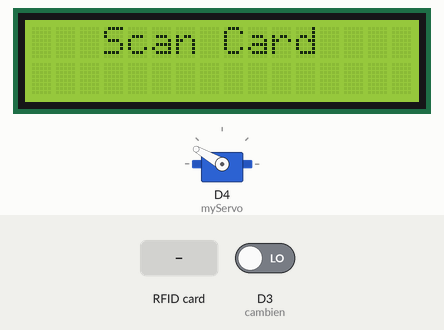
Recording of a sketch running on a simulated ESP8266 (Wemos D1 mini). Shown: servo, 16×2 character LCD. The test bench sets the inputs (shaded band); at power-on: D3 (cambien) LOW. What the sketch prints to the serial monitor is not drawn.

Above: at 3.2 s.
3.3 s: RFID card F3 A2 E9 FD held to the reader
At 4.8 s:
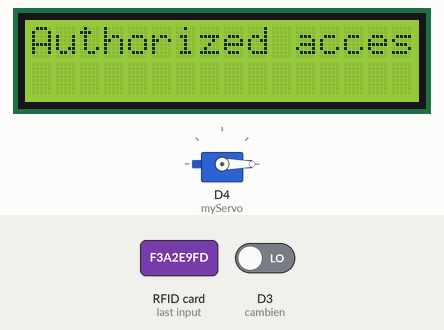
7.8 s: RFID card 5E 7A 19 C4 held to the reader
At 8.36 s:
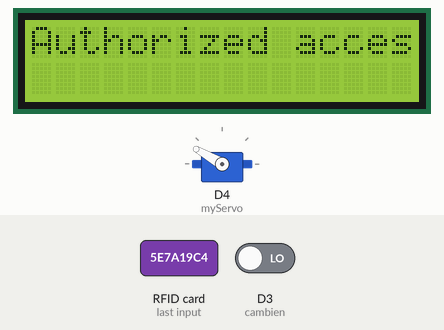
At 9.7 s:
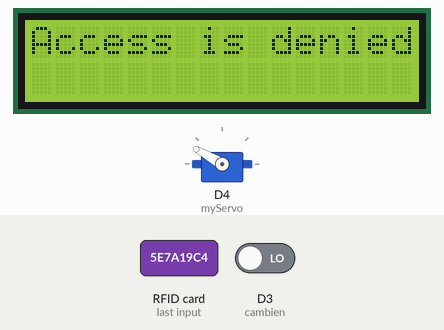
Timing chart, 0 to 11.2 s (numbered marks = the images above; inputs shaded):
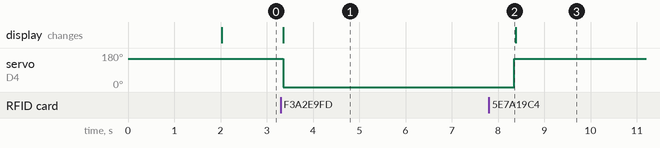

The sketch:

SmartParkingIOT.ino
```cpp
// (licence header left out)
/* Fill in information from your Blynk Template here */
/* Read more: https://bit.ly/BlynkInject */
//#define BLYNK_TEMPLATE_ID           "TMPxxxxxx"
//#define BLYNK_TEMPLATE_NAME         "Device"
#include <SPI.h>
#include <MFRC522.h>
#include <LiquidCrystal_I2C.h>
#include <Servo.h>

#define SS_PIN D8
#define RST_PIN D0


int lcdColumns = 16;
int lcdRows = 2;

LiquidCrystal_I2C lcd(0x27, lcdColumns, lcdRows);
Servo myServo;

MFRC522 rfid(SS_PIN, RST_PIN);  // Instance of the class

MFRC522::MIFARE_Key key;

// Init array that will store new NUID
byte nuidPICC[4];

int cambien = D3;
int giatri;
int giatri1;

#define BLYNK_TEMPLATE_ID "TMPL6e3BQ060I"
#define BLYNK_TEMPLATE_NAME "Park"
#define BLYNK_FIRMWARE_VERSION        "0.1.0"

#define BLYNK_PRINT Serial
//#define BLYNK_DEBUG

#define APP_DEBUG

// Uncomment your board, or configure a custom board in Settings.h
//#define USE_SPARKFUN_BLYNK_BOARD
//#define USE_NODE_MCU_BOARD
//#define USE_WITTY_CLOUD_BOARD
//#define USE_WEMOS_D1_MINI

#include "BlynkEdgent.h"
unsigned long times = millis();
WidgetLED LEDCONNECT(V0);
WidgetLED LED1(V1);
WidgetLED LED2(V2);


void setup()
{
  Serial.begin(115200);
  SPI.begin();      // Init SPI bus
  rfid.PCD_Init();  // Init MFRC522
  myServo.attach(D4);
  myServo.write(150);  //servo pin

  // initialize LCD
  lcd.init();
  // turn on LCD backlight
  lcd.backlight();
  delay(100);

  BlynkEdgent.begin();
}

void loop() {
  BlynkEdgent.run();
  if (millis() - times > 1000) {
    Blynk.virtualWrite(V5, millis() / 1000);
    if (LEDCONNECT.getValue()) {
      LEDCONNECT.off();
    } else {
      LEDCONNECT.on();
    }
    times = millis();
  }
  lcd.clear();
  lcd.setCursor(3, 0);
  lcd.print("Scan Card");
  giatri = digitalRead(cambien);
  Serial.println(giatri);
  Serial.print(" ");

  if (giatri == 1) {
    LED1.off();
  } else {
    LED1.on();
  }
    if (giatri1 == 1) {
    LED2.off();
  } else {
    LED2.on();
  }

  // Reset the loop if no new card present on the sensor/reader. This saves the entire process when idle.
  if (!rfid.PICC_IsNewCardPresent())
    return;

  // Verify if the NUID has been readed
  if (!rfid.PICC_ReadCardSerial())
    return;
  Serial.println();
  Serial.print("UID tag :");
  String content = "";
  byte letter;
  for (byte i = 0; i < rfid.uid.size; i++) {
    Serial.print(rfid.uid.uidByte[i] < 0x10 ? " 0" : " ");
    Serial.print(rfid.uid.uidByte[i], HEX);
    content.concat(String(rfid.uid.uidByte[i] < 0x10 ? " 0" : " "));
    content.concat(String(rfid.uid.uidByte[i], HEX));
  }
  Serial.println();
  Serial.print("Message : ");
  content.toUpperCase();
  if (content.substring(1) == "F3 A2 E9 FD")  //nhập mã số thẻ của bạn ở đây
  {
    lcd.setCursor(0, 0);
    lcd.print("Authorized access");
    Serial.println("Authorized access");
    myServo.write(0);
    delay(5000);
    myServo.write(150);  //servo pin
  }
  else {
    lcd.setCursor(0, 0);
    lcd.print("Access is denied");
    Serial.println(" Access is denied");
    delay(5000);
  }
}
```

Measured:
- after the input at 3.3 s, servo on D4 (myServo): 150° → 0° after 0.06 s; the display: changes after 0.06 s (image 1)
- after the input at 7.8 s, the display: changes after 0.59 s (image 3)
